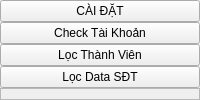
              <widget class="QWidget" name="pageBackground">
               <layout class="QHBoxLayout" name="horizontalLayout_13">
                <property name="spacing">
                 <number>0</number>
                </property>
                <property name="leftMargin">
                 <number>0</number>
                </property>
                <property name="topMargin">
                 <number>0</number>
                </property>
                <property name="rightMargin">
                 <number>0</number>
                </property>
                <property name="bottomMargin">
                 <number>0</number>
                </property>
                <item>
                 <widget class="QFrame" name="frmSidebar">
                  <property name="maximumSize">
                   <size>
                    <width>16777215</width>
                    <height>16777215</height>
                   </size>
                  </property>
                  <property name="frameShape">
                   <enum>QFrame::NoFrame</enum>
                  </property>
                  <property name="frameShadow">
                   <enum>QFrame::Raised</enum>
                  </property>
                  <property name="lineWidth">
                   <number>1</number>
                  </property>
                  <layout class="QVBoxLayout" name="verticalLayout_2">
                   <property name="spacing">
                    <number>0</number>
                   </property>
                   <property name="leftMargin">
                    <number>0</number>
                   </property>
                   <property name="topMargin">
                    <number>0</number>
                   </property>
                   <property name="rightMargin">
                    <number>0</number>
                   </property>
                   <property name="bottomMargin">
                    <number>0</number>
                   </property>
                   <item>
                    <widget class="QPushButton" name="btnSettings">
                     <property name="text">
                      <string>CÀI ĐẶT</string>
                     </property>
                     <property name="icon">
                      <iconset resource="src.qrc">
                       <normaloff>:/images/icons/sidebar/icons8-home-50.png</normaloff>:/images/icons/sidebar/icons8-home-50.png</iconset>
                     </property>
                     <property name="iconSize">
                      <size>
                       <width>30</width>
                       <height>30</height>
                      </size>
                     </property>
                    </widget>
                   </item>
                   <item>
                    <widget class="QPushButton" name="btnCheckAccount">
                     <property name="text">
                      <string>Check Tài Khoản</string>
                     </property>
                     <property name="icon">
                      <iconset resource="src.qrc">
                       <normaloff>:/images/icons/sidebar/icons8-check-50.png</normaloff>:/images/icons/sidebar/icons8-check-50.png</iconset>
                     </property>
                     <property name="iconSize">
                      <size>
                       <width>30</width>
                       <height>30</height>
                      </size>
                     </property>
                    </widget>
                   </item>
                   <item>
                    <widget class="QPushButton" name="btnFilterMembers">
                     <property name="text">
                      <string>Lọc Thành Viên</string>
                     </property>
                     <property name="icon">
                      <iconset resource="src.qrc">
                       <normaloff>:/images/icons/sidebar/icons8-scan-50.png</normaloff>:/images/icons/sidebar/icons8-scan-50.png</iconset>
                     </property>
                     <property name="iconSize">
                      <size>
                       <width>30</width>
                       <height>30</height>
                      </size>
                     </property>
                    </widget>
                   </item>
                   <item>
                    <widget class="QPushButton" name="btnFilterData">
                     <property name="text">
                      <string>Lọc Data SĐT</string>
                     </property>
                     <property name="icon">
                      <iconset resource="src.qrc">
                       <normaloff>:/images/icons/sidebar/icons8-phone-50.png</normaloff>:/images/icons/sidebar/icons8-phone-50.png</iconset>
                     </property>
                     <property name="iconSize">
                      <size>
                       <width>30</width>
                       <height>30</height>
                      </size>
                     </property>
                    </widget>
                   </item>
                   <item>
                    <widget class="QFrame" name="frame_3">
                     <property name="frameShape">
                      <enum>QFrame::StyledPanel</enum>
                     </property>
                     <property name="frameShadow">
                      <enum>QFrame::Raised</enum>
                     </property>
                    </widget>
                   </item>
                  </layout>
                 </widget>
                </item>
               </layout>
              </widget>
